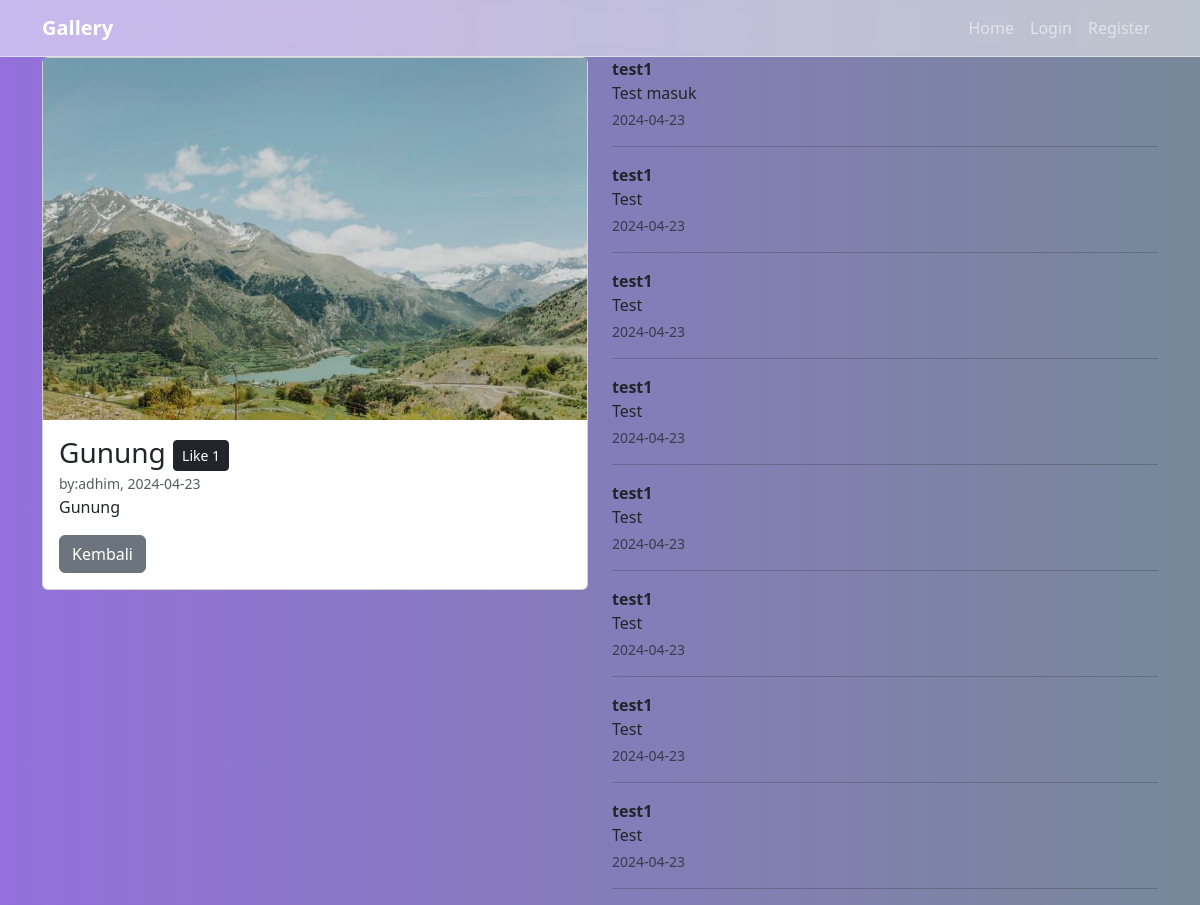
Page /ujikom/index.php?url=detail&&id=14 on the committed database.
### tables this page shows
CREATE TABLE `foto` (
  `foto_id` int(11) NOT NULL,
  `judul_foto` varchar(255) NOT NULL,
  `deskripsi_foto` text NOT NULL,
  `tanggal_unggah` date NOT NULL,
  `lokasi_file` varchar(255) NOT NULL,
  `user_id` int(11) NOT NULL
);

CREATE TABLE `user` (
  `user_id` int(11) NOT NULL,
  `username` varchar(255) NOT NULL,
  `password` varchar(255) NOT NULL,
  `email` varchar(255) NOT NULL,
  `nama_lengkap` varchar(255) NOT NULL,
  `alamat` text NOT NULL
);

CREATE TABLE `komentar_foto` (
  `komentar_id` int(11) NOT NULL,
  `foto_id` int(11) NOT NULL,
  `user_id` int(11) NOT NULL,
  `isi_komentar` text NOT NULL,
  `tanggal_komentar` date NOT NULL
);

### ujikom/page/detail.php (the view, shortened to what this page needs)
<?php
$details=mysqli_query($conn, "SELECT * FROM foto INNER JOIN user ON foto.user_id=user.user_id WHERE foto.foto_id='$_GET[id]'");
$data=mysqli_fetch_array($details);
$likes=mysqli_num_rows(mysqli_query($conn, "SELECT * FROM like_foto WHERE foto_id='$_GET[id]'"));
$cek=mysqli_num_rows(mysqli_query($conn, "SELECT * FROM like_foto WHERE foto_id='$_GET[id]' AND user_id='$_SESSION[user_id]'"));
?>
<div class="container">
    <div class="row">
        <div class="col-6">
            <div class="card">
                <img src="uploads/<?= $data['lokasi_file'] ?>" alt="<?= $data['judul_foto'] ?>" class="object-fit-cover">
                <div class="card-body">
                    <h3 class="card-title mb-0"><?= $data['judul_foto'] ?> <a href="<?php if(isset($_SESSION['user_id'])){echo '?url=like&&id='.$data['foto_id'].'';}else{echo 'login.php';} ?>" class="btn-dark btn btn-sm"><?php if($cek==0){echo 'Like'; }else{echo 'Unlike';} ?> <?= $likes ?></a></h3>
                    <small class="text-muted mb-3">by:<?= $data['username'] ?>, <?= $data['tanggal_unggah'] ?></small>
                    <p><?= $data['deskripsi_foto'] ?></p>
                    <form action="?url=detail" method="post">
                        <div class="form-group d-flex flex-row">
                            <a href="?url=home" class="btn btn-secondary">Kembali</a>
                        </div>
                    </form>
                </div>
            </div>
        </div>
        <div class="col-6">
            <?php
                $komen=mysqli_query($conn, "SELECT * FROM komentar_foto INNER JOIN user ON komentar_foto.user_id=user.user_id INNER JOIN foto ON komentar_foto.foto_id=foto.foto_id WHERE komentar_foto.foto_id='$_GET[id]'");
                foreach($komen as $koment):
            ?>
                <p class="mb-0 fw-bold"><?= $koment['username'] ?></p>
                <p class="mb-1"><?= $koment['isi_komentar'] ?></p>
                <p class="text-muted small mb-0"><?= $koment['tanggal_komentar'] ?></p>
                <hr>
            <?php endforeach; ?>
        </div>
    </div>
</div>

### ujikom/index.php (style rules this page uses)
body { background-image: linear-gradient(to right, #9370DB, #778899 ); }

### rows in the picture
foto: lokasi_file (picture), judul_foto "Gunung", user.username "adhim", tanggal_unggah "2024-04-23", deskripsi_foto "Gunung"
komentar_foto: user.username "test1", isi_komentar "Test masuk", tanggal_komentar "2024-04-23"
komentar_foto: user.username "test1", isi_komentar "Test", tanggal_komentar "2024-04-23"
komentar_foto: user.username "test1", isi_komentar "Test", tanggal_komentar "2024-04-23"
komentar_foto: user.username "test1", isi_komentar "Test", tanggal_komentar "2024-04-23"
komentar_foto: user.username "test1", isi_komentar "Test", tanggal_komentar "2024-04-23"
komentar_foto: user.username "test1", isi_komentar "Test", tanggal_komentar "2024-04-23"
komentar_foto: user.username "test1", isi_komentar "Test", tanggal_komentar "2024-04-23"
komentar_foto: user.username "test1", isi_komentar "Test", tanggal_komentar "2024-04-23"

### other values in the picture
$likes "1"
